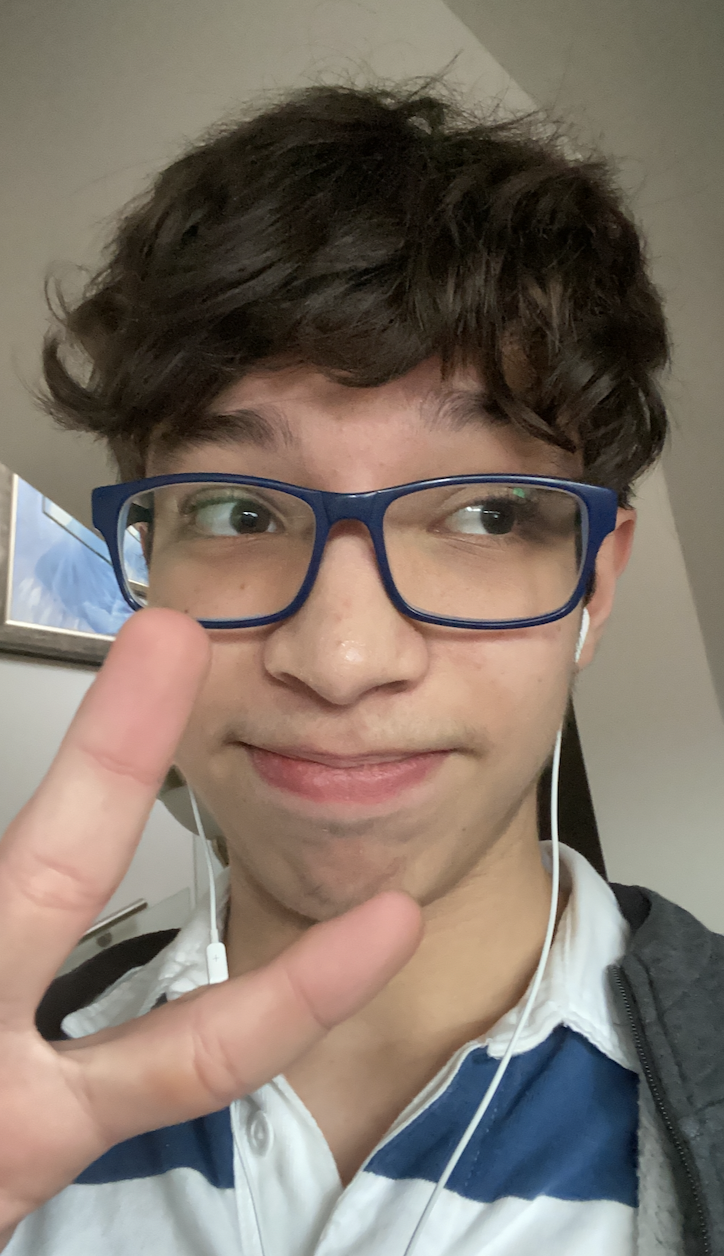
#> input picture test4.png, 724 x 1256 px
$ python processing.py
#> lines starting #> are read from the running program, lines starting #| are printed output that depends on the picture; after the words box and inside, x2 and y2 are one past the last pixel; in counts of white or black regions, pixels touching at a corner belong together
import cv2 as cv;
import numpy as np;
from matplotlib import pyplot as plt;
import time;


img = cv.imread("test4.png");
#> img is the input picture: shape (1256, 724, 3); mean B, G, R 104.7, 115.5, 128.1
#img2 = cv.GaussianBlur(img, (11,11), sigmaX=100, sigmaY=100);
# img2 = cv.GaussianBlur(img, (5, 5), sigmaX=0.8, sigmaY=0.8);
# img3 = cv.Canny(img2, 50, 100);

# #50, 220 for aurelion

# #cv.imshow("image", img3);
# plt.imshow(img3);
# plt.show();
#cv.waitKey(0);


#cv.destroyAllWindows();

####
#img2 = [1/20, 1/100, 1] * img;
# img2 = cv.cvtColor(img, cv.COLOR_BGR2GRAY);
edges = cv.Canny(img, 50, 100);
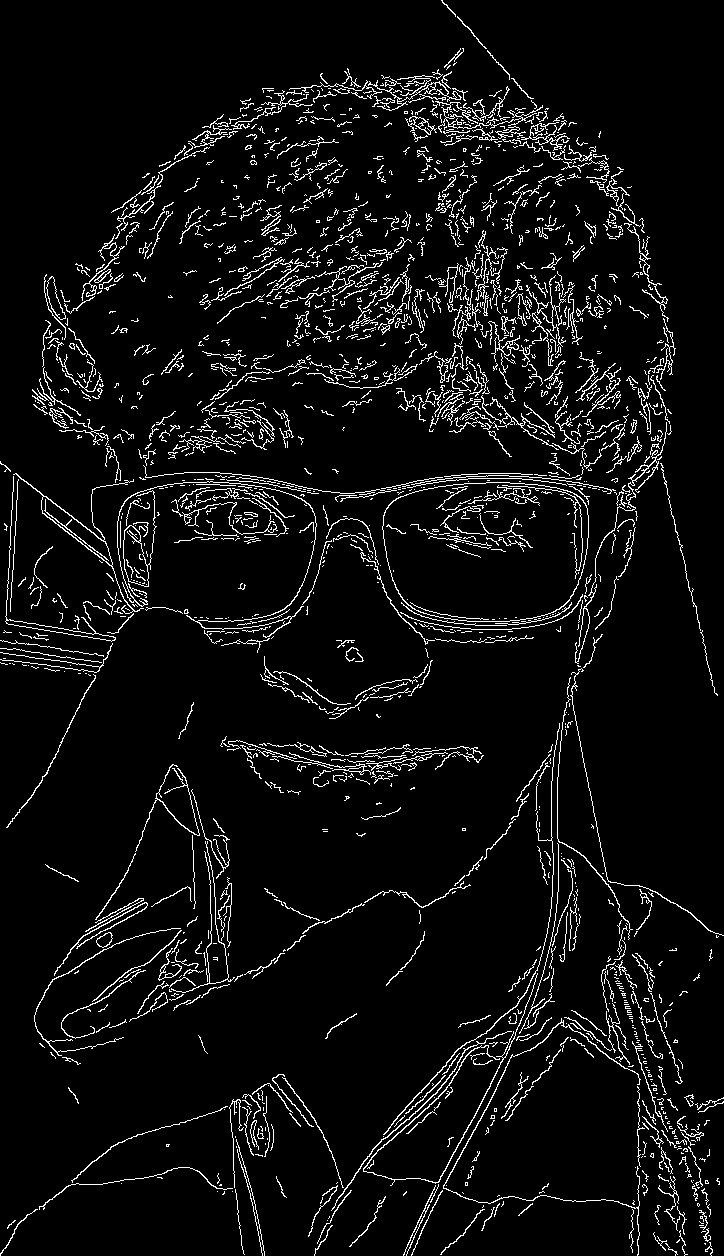
#> edges: shape (1256, 724); 5.8% white in thin lines or dots
features = [];
# [8 lines of commented-out code are left out]

for row in range(0, edges.shape[0]):
    for col in range(0, edges.shape[1]):
        if edges[row, col] == 255:
            edges[row, col] = 50;
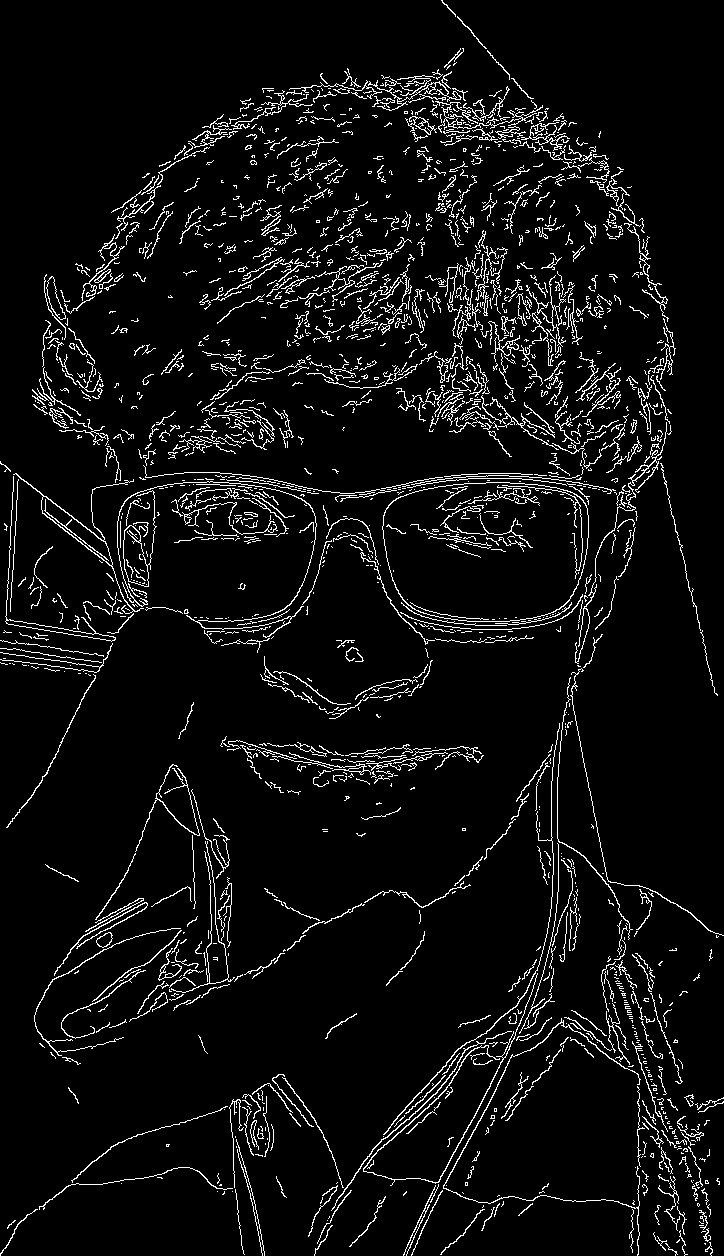
#> edges: shape (1256, 724); values 0 (black) and 50 (white), 5.8% white in thin lines or dots

cv.imshow("image", edges);
cv.waitKey(0);
cv.destroyAllWindows();


# [67 lines left out: functions lineTracking, track_line, not called in this run]


#Big update:
# Las direcciones se mantienen hasta llegar a esquinas. Las esquinas pueden tomar todas las direcciones.
# Los pixeles del vecindario válidos cambian según la dirección.
# La dirección local debe concordar con la dirección global del trayecto (izquierda o derecha).
# A pesar de que la dirección se mantenga, se lee el vecindario completo en busca de linkers.
# Los linkers se agregan a una matriz adicional del mismo tamaño de la imagen. Un linker se representa con un 1.
# Todas las demás casillas son marcadas con un 0.

#
#       | 4 | 3 | 2 |
#       | 5 |   | 1 |
#       | 6 | 7 | 8 |
#       default = 0;


# Iter over image
#
#
#
